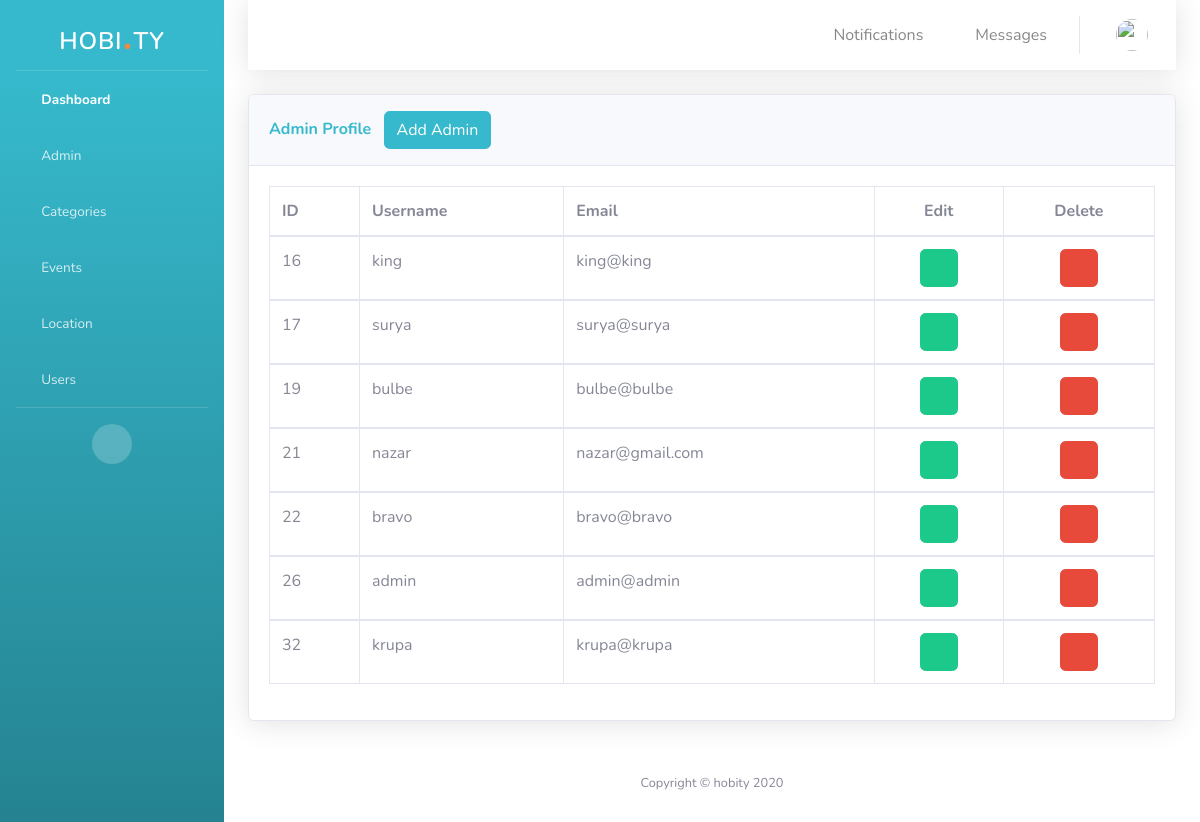
Page /adminregister.php on the committed database.
### tables this page shows
CREATE TABLE `register` (
  `id` int(11) NOT NULL,
  `username` varchar(50) NOT NULL,
  `email` varchar(50) NOT NULL,
  `password` varchar(50) NOT NULL,
  `usertype` varchar(20) NOT NULL
);

### adminregister.php (the view, shortened to what this page needs)
<?php
include('security.php');
include('includes/header.php');
include('includes/sidebar.php');
?>
<div class="container-fluid">
  <?php
  include('includes/topbar.php');
  ?>
  <div class="card shadow mb-4">
    <div class="card-header py-3">
      <h6 class="m-0 font-weight-bold text-info">Admin Profile
      <button type="button" class="btn btn-info mx-2" data-toggle="modal" data-target="#addadminprofile">
       Add Admin
      </button>
      </h6>
    </div>
    <div class="card-body">
      <div class="table-responsive">
        <?php
          $query = "SELECT * FROM register where usertype = 'admin' ";
          $query_run = mysqli_query($connection,$query);
        ?>
        <table class="table table-bordered" id="dataTable" width="100%" cellspacing="0">
          <thead>
            <tr>
              <th>ID</th>
              <th>Username</th>
              <th>Email</th>
              <th class="text-center">Edit</th>
              <th class="text-center">Delete</th>
            </tr>
          </thead>
          <?php
            if($query_run)
            {
              foreach($query_run as $row)
              {
          ?>
          <tbody>
            <tr>
              <td><?php echo $row['id']; ?></td>
              <td><?php echo $row['username']; ?></td>
              <td><?php echo $row['email']; ?></td>
              <td class="text-center">
                <form action="adminreg_edit.php" method="post">
                  <button type="submit" class="btn btn-success" name="edit_btn"><i class="fas fa-edit"></i></button>
                </form>
              </td>
              <td class="text-center">
                  <button type="button" class="btn btn-danger deletebtn"><i class="fas fa-trash-alt"></i></button>
              </td>
            </tr>
          </tbody>
          <?php
              }
            }
            else
            {
              echo "No Record Found !";
            }
          ?>
        </table>
      </div>
    </div>
  </div>
<?php
  include('includes/footer.php');
?>

### includes/header.php (shortened to what this page needs)
<!DOCTYPE html>
<html lang="en">
<head>
  <link href="vendor/fontawesome-free/css/all.min.css" rel="stylesheet" type="text/css">
  <link href="css/sb-admin-2.min.css" rel="stylesheet">
</head>
<body id="page-top">
  <div id="wrapper">

### includes/sidebar.php (shortened to what this page needs)
<ul class="navbar-nav bg-gradient-info sidebar sidebar-dark accordion" id="accordionSidebar">
  <a class="sidebar-brand d-flex align-items-center justify-content-center" href="admin.php">
  <div class="sidebar-brand-text mx-3" style="font-size: 24px; font-weight: 600;">hobi<em style="font-size: 44px;
	font-style: normal;
	color: #f48840;">.</em>ty</div>
  </a>
  <hr class="sidebar-divider my-0">
  <li class="nav-item active">
    <a class="nav-link" href="admin.php">
      <i class="fas fa-fw fa-tachometer-alt"></i>
      <span>Dashboard</span></a>
  </li>
  <li class="nav-item">
    <a class="nav-link" href="adminregister.php">
      <i class="fas fa-fw fa-user-cog"></i>
      <span>Admin</span>
    </a>
  </li>
  <li class="nav-item">
  <a class="nav-link collapsed" href="#" data-toggle="collapse" data-target="#collapseUtilities" aria-expanded="true" aria-controls="collapseUtilities">
    <i class="fas fa-fw fa-wrench"></i>
    <span>Categories</span>
  </a>
</li>
  <li class="nav-item">
    <a class="nav-link" href="events.php">
      <i class="fas fa-fw fa-folder"></i>
      <span>Events</span>
    </a>
  </li>
  <li class="nav-item">
    <a class="nav-link" href="locations.php">
      <i class="fas fa-fw fa-map-marker-alt"></i>
      <span>Location</span></a>
  </li>
  <li class="nav-item">
    <a class="nav-link" href="userregister.php">
      <i class="fas fa-fw fa-users"></i>
      <span>Users</span></a>
  </li>
  <hr class="sidebar-divider d-none d-md-block">
  <div class="text-center d-none d-md-inline">
    <button class="rounded-circle border-0" id="sidebarToggle"></button>
  </div>
</ul>

### includes/topbar.php (shortened to what this page needs)
<nav class="navbar navbar-expand navbar-light bg-white topbar mb-4 static-top shadow">
<ul class="navbar-nav ml-auto">
  <li class="nav-item dropdown no-arrow mx-1">
    <a class="nav-link dropdown-toggle" href="#" id="alertsDropdown" role="button" data-toggle="dropdown" aria-haspopup="true" aria-expanded="false">
      <i class="fas fa-bell fa-fw" style="color:#888;"></i>
      <span style="color:#888;"> Notifications</span>
    </a>
  </li>
  <li class="nav-item dropdown no-arrow mx-1">
    <a class="nav-link dropdown-toggle" href="#" id="messagesDropdown" role="button" data-toggle="dropdown" aria-haspopup="true" aria-expanded="false">
      <i class="fas fa-envelope fa-fw" style="color:#888;"></i>
      <span style="color:#888;"> Messages</span>
    </a>
  </li>
  <li class="nav-item dropdown no-arrow">
    <a class="nav-link dropdown-toggle" href="#" id="userDropdown" role="button" data-toggle="dropdown" aria-haspopup="true" aria-expanded="false">
      <img class="img-profile rounded-circle" src="https://source.unsplash.com/QAB-WJcbgJk/60x60">
    </a>
  </li>
</ul>
</nav>

### includes/footer.php
<footer class="sticky-footer bg-white">
        <div class="container my-auto">
          <div class="copyright text-center my-auto">
            <span>Copyright &copy; hobity 2020</span>
          </div>
        </div>
      </footer>
    </div>
</body>
</html>

### rows in the picture
register: id "16", username "king", email "king@king"
register: id "17", username "surya", email "surya@surya"
register: id "19", username "bulbe", email "bulbe@bulbe"
register: id "21", username "nazar", email "nazar@gmail.com"
register: id "22", username "bravo", email "bravo@bravo"
register: id "26", username "admin", email "admin@admin"
register: id "32", username "krupa", email "krupa@krupa"
